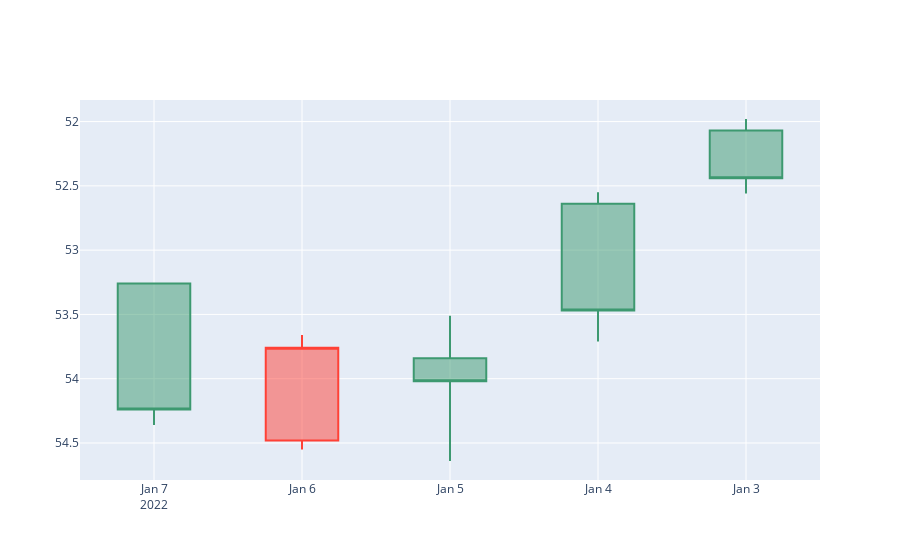

Notebook code for this chart:
### Code cell
# flip data
# import plotly.express as px
# df = px.df()

# fig = px.scatter(df, x="sepal_width", y="sepal_length", facet_col="species")
# fig = go.Figure(data=[go.Candlestick(x=df['Date'],
#                 open=df['Open'],
#                 high=df['High'],
#                 low=df['Low'],
#                 close=df['Close'])])



fig = go.Figure(go.Candlestick(x=df.index, open=df["Open"], high=df["High"],
                low=df["Low"], close=df["Close"], name="OHLC"))


fig['layout']['xaxis']['autorange'] = "reversed"
fig['layout']['yaxis']['autorange'] = "reversed"

fig.update(layout_xaxis_rangeslider_visible=False)
fig.show()

### Figure 1 — Plotly figure (JSON) as saved in the notebook; plotly's stock layout.template omitted (floating-point values rounded to 4 significant figures)
{"data": [{"close": [52.44, 53.47, 54.02, 53.76, 54.24], "high": [52.56, 53.71, 54.64, 54.55, 54.36], "low": [51.98, 52.55, 53.51, 53.66, 53.26], "name": "OHLC", "open": [52.07, 52.64, 53.84, 54.48, 53.26], "type": "candlestick", "x": ["2022-01-03T00:00:00", "2022-01-04T00:00:00", "2022-01-05T00:00:00", "2022-01-06T00:00:00", "2022-01-07T00:00:00"]}], "layout": {"xaxis": {"autorange": "reversed", "rangeslider": {"visible": false}}, "yaxis": {"autorange": "reversed"}}}
